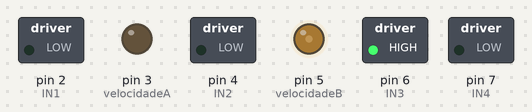
Simulated run of this sketch. Board: Arduino Uno, built with avr-gcc and run on an emulated ATmega328P. Shown: switched loads named in the sketch (green lamp = pin HIGH), output pins drawn as LEDs (lit = HIGH).

Above: at 0.1 s.
Timing chart, 0 to 1.6 s (numbered marks = the images above):
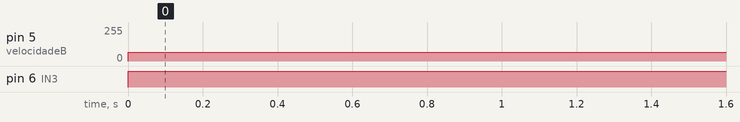

The sketch:

Ponte_H_com_Velocidade.ino
```cpp
/*Pinagem do arduino*/

//motor_A
int IN1 = 2 ;
int IN2 = 4 ;
int velocidadeA = 3;

//motor_B
int IN3 = 6 ;
int IN4 = 7 ;
int velocidadeB = 5;

//variavel auxiliar
int velocidade = 0;

//Inicializa Pinos
void setup(){
pinMode(IN1,OUTPUT);
pinMode(IN2,OUTPUT);
pinMode(IN3,OUTPUT);
pinMode(IN4,OUTPUT);
pinMode(velocidadeA,OUTPUT);
pinMode(velocidadeB,OUTPUT);
}

void loop(){

/*Exemplo de velocidades no motor A*/

//Sentido 2
digitalWrite(IN3,HIGH);
digitalWrite(IN4,LOW);

//Baixa
analogWrite(velocidadeB,65);

}
```

Measured:
- by itself, pin 5 (velocidadeB): 0/255 → 65/255 at 0.00 s
- by itself, pin 6 (IN3): LOW → HIGH at 0.00 s
